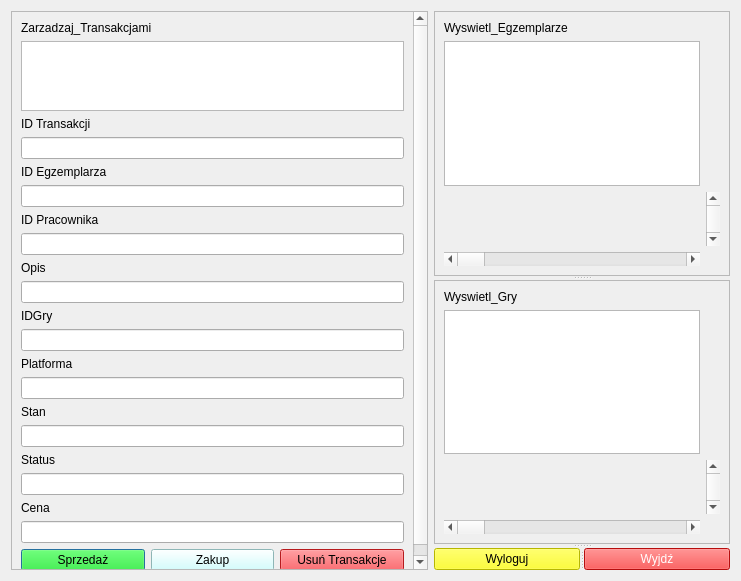
<?xml version="1.0" encoding="UTF-8"?>
<ui version="4.0">
 <class>Interfejs_kasjera</class>
 <widget class="QDialog" name="Interfejs_kasjera">
  <property name="geometry">
   <rect>
    <x>0</x>
    <y>0</y>
    <width>741</width>
    <height>581</height>
   </rect>
  </property>
  <property name="windowTitle">
   <string>Dialog</string>
  </property>
  <layout class="QHBoxLayout" name="horizontalLayout">
   <item>
    <widget class="QScrollArea" name="Zarzadzaj_Pracownikami_3">
     <property name="widgetResizable">
      <bool>true</bool>
     </property>
     <widget class="QWidget" name="scrollAreaWidgetContents_14">
      <property name="geometry">
       <rect>
        <x>0</x>
        <y>0</y>
        <width>416</width>
        <height>561</height>
       </rect>
      </property>
      <layout class="QVBoxLayout" name="verticalLayout_3">
       <item>
        <widget class="QLabel" name="label_26">
         <property name="text">
          <string>Zarzadzaj_Transakcjami</string>
         </property>
        </widget>
       </item>
       <item>
        <widget class="QTableWidget" name="tableWidget"/>
       </item>
       <item>
        <widget class="QLabel" name="label_27">
         <property name="text">
          <string>ID Transakcji</string>
         </property>
        </widget>
       </item>
       <item>
        <widget class="QLineEdit" name="lineEdit_IDTransakcji">
         <property name="text">
          <string/>
         </property>
        </widget>
       </item>
       <item>
        <widget class="QLabel" name="label_28">
         <property name="text">
          <string>ID Egzemplarza</string>
         </property>
        </widget>
       </item>
       <item>
        <widget class="QLineEdit" name="lineEdit_IDEgzemplarza">
         <property name="text">
          <string/>
         </property>
        </widget>
       </item>
       <item>
        <widget class="QLabel" name="label_30">
         <property name="text">
          <string>ID Pracownika</string>
         </property>
        </widget>
       </item>
       <item>
        <widget class="QLineEdit" name="lineEdit_IDPracownika">
         <property name="text">
          <string/>
         </property>
        </widget>
       </item>
       <item>
        <widget class="QLabel" name="label_31">
         <property name="text">
          <string>Opis</string>
         </property>
        </widget>
       </item>
       <item>
        <widget class="QLineEdit" name="lineEdit_Opis">
         <property name="text">
          <string/>
         </property>
        </widget>
       </item>
       <item>
        <widget class="QLabel" name="label">
         <property name="text">
          <string>IDGry</string>
         </property>
        </widget>
       </item>
       <item>
        <widget class="QLineEdit" name="lineEdit_IDGry"/>
       </item>
       <item>
        <widget class="QLabel" name="label_2">
         <property name="text">
          <string>Platforma</string>
         </property>
        </widget>
       </item>
       <item>
        <widget class="QLineEdit" name="lineEdit_Platforma"/>
       </item>
       <item>
        <widget class="QLabel" name="label_3">
         <property name="text">
          <string>Stan</string>
         </property>
        </widget>
       </item>
       <item>
        <widget class="QLineEdit" name="lineEdit_Stan"/>
       </item>
       <item>
        <widget class="QLabel" name="label_4">
         <property name="text">
          <string>Status</string>
         </property>
        </widget>
       </item>
       <item>
        <widget class="QLineEdit" name="lineEdit_4"/>
       </item>
       <item>
        <widget class="QLabel" name="label_5">
         <property name="text">
          <string>Cena</string>
         </property>
        </widget>
       </item>
       <item>
        <widget class="QLineEdit" name="lineEdit_cena"/>
       </item>
       <item>
        <layout class="QHBoxLayout" name="horizontalLayout_4">
         <item>
          <widget class="QPushButton" name="pushButton_11">
           <property name="styleSheet">
            <string notr="true">background-color: rgb(0, 255, 0);
border-color: rgb(0, 85, 0);</string>
           </property>
           <property name="text">
            <string>Sprzedaż</string>
           </property>
          </widget>
         </item>
         <item>
          <widget class="QPushButton" name="pushButton_12">
           <property name="styleSheet">
            <string notr="true">background-color: rgb(199, 255, 255);
border-color: rgb(0, 0, 255);</string>
           </property>
           <property name="text">
            <string>Zakup</string>
           </property>
          </widget>
         </item>
         <item>
          <widget class="QPushButton" name="pushButton_13">
           <property name="styleSheet">
            <string notr="true">background-color: rgb(255, 38, 42);
border-color: rgb(170, 0, 0);</string>
           </property>
           <property name="text">
            <string>Usuń Transakcje</string>
           </property>
          </widget>
         </item>
        </layout>
       </item>
      </layout>
     </widget>
    </widget>
   </item>
   <item>
    <widget class="QSplitter" name="splitter">
     <property name="orientation">
      <enum>Qt::Vertical</enum>
     </property>
     <widget class="QScrollArea" name="Wyswietl_Gry_3">
      <property name="widgetResizable">
       <bool>true</bool>
      </property>
      <widget class="QWidget" name="scrollAreaWidgetContents_12">
       <property name="geometry">
        <rect>
         <x>0</x>
         <y>0</y>
         <width>297</width>
         <height>263</height>
        </rect>
       </property>
       <layout class="QGridLayout" name="gridLayout_9">
        <item row="2" column="1">
         <widget class="QScrollBar" name="verticalScrollBar_8">
          <property name="orientation">
           <enum>Qt::Vertical</enum>
          </property>
         </widget>
        </item>
        <item row="0" column="0">
         <widget class="QLabel" name="label_24">
          <property name="text">
           <string>Wyswietl_Egzemplarze</string>
          </property>
         </widget>
        </item>
        <item row="3" column="0">
         <widget class="QScrollBar" name="horizontalScrollBar_8">
          <property name="orientation">
           <enum>Qt::Horizontal</enum>
          </property>
         </widget>
        </item>
        <item row="1" column="0">
         <widget class="QTableWidget" name="tableWidget_3"/>
        </item>
       </layout>
      </widget>
     </widget>
     <widget class="QScrollArea" name="Wyswietl_Egzemplarze_3">
      <property name="widgetResizable">
       <bool>true</bool>
      </property>
      <widget class="QWidget" name="scrollAreaWidgetContents_13">
       <property name="geometry">
        <rect>
         <x>0</x>
         <y>0</y>
         <width>297</width>
         <height>262</height>
        </rect>
       </property>
       <layout class="QGridLayout" name="gridLayout_10">
        <item row="0" column="0">
         <widget class="QLabel" name="label_25">
          <property name="text">
           <string>Wyswietl_Gry</string>
          </property>
         </widget>
        </item>
        <item row="3" column="0">
         <widget class="QScrollBar" name="horizontalScrollBar_9">
          <property name="orientation">
           <enum>Qt::Horizontal</enum>
          </property>
         </widget>
        </item>
        <item row="2" column="1">
         <widget class="QScrollBar" name="verticalScrollBar_9">
          <property name="orientation">
           <enum>Qt::Vertical</enum>
          </property>
         </widget>
        </item>
        <item row="1" column="0">
         <widget class="QTableWidget" name="tableWidget_2"/>
        </item>
       </layout>
      </widget>
     </widget>
     <widget class="QSplitter" name="splitter_5">
      <property name="orientation">
       <enum>Qt::Horizontal</enum>
      </property>
      <widget class="QPushButton" name="pushButton_14">
       <property name="styleSheet">
        <string notr="true">background-color: rgb(255, 255, 0);
border-color: rgb(255, 85, 0);</string>
       </property>
       <property name="text">
        <string>Wyloguj</string>
       </property>
      </widget>
      <widget class="QPushButton" name="pushButton_15">
       <property name="styleSheet">
        <string notr="true">background-color: rgb(255, 20, 20);
color: rgb(255, 255, 255);
border-color: rgb(255, 0, 0);</string>
       </property>
       <property name="text">
        <string>Wyjdź</string>
       </property>
      </widget>
     </widget>
    </widget>
   </item>
  </layout>
 </widget>
 <resources/>
 <connections/>
</ui>
